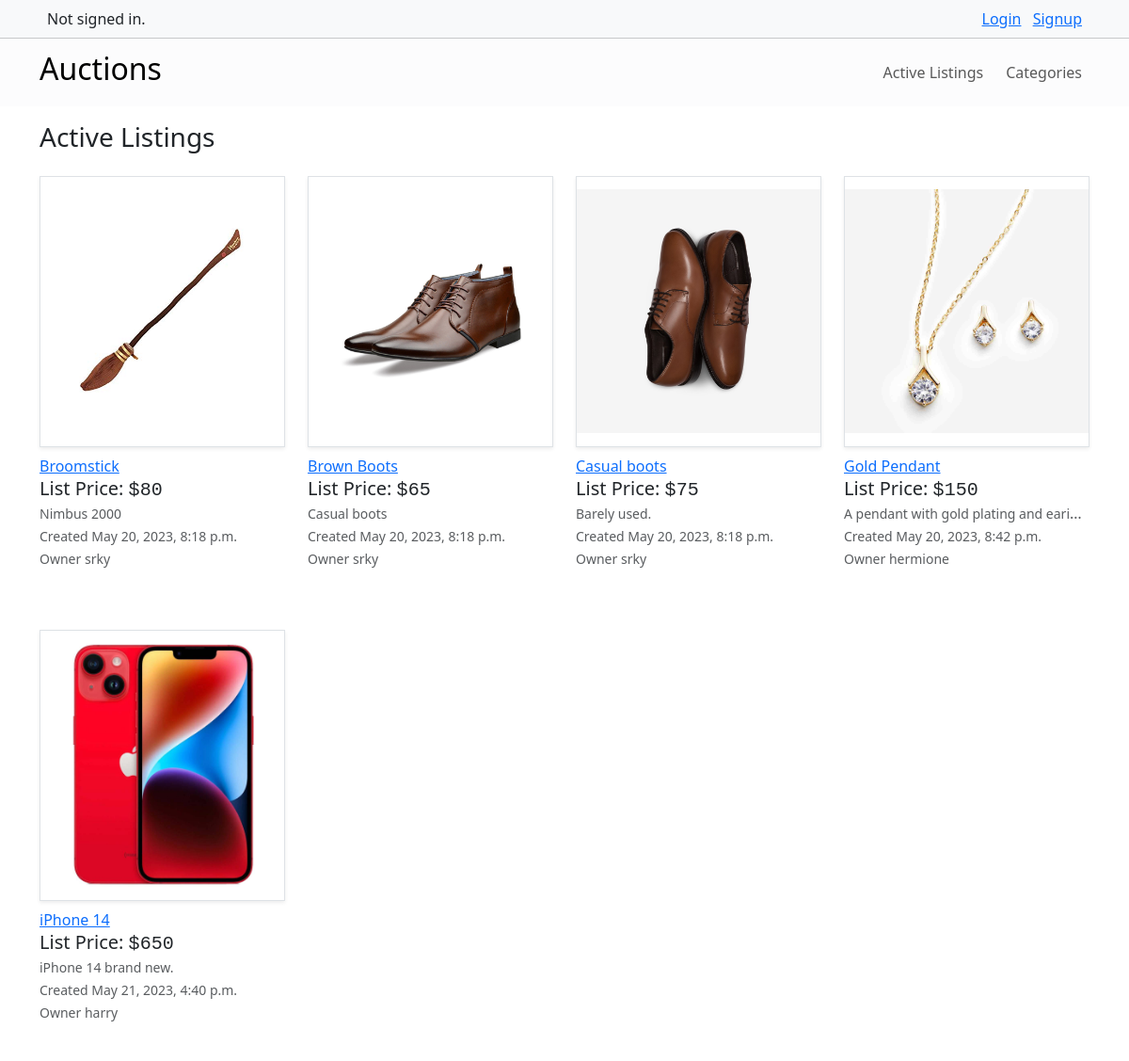
The page / on the database its author committed.
### auctions/models.py (models this page shows, shortened)
class AuctionListing(models.Model):
    title = models.CharField(max_length=64, unique=True)
    description = models.CharField(max_length=100)
    starting_bid = models.IntegerField()
    category = models.ForeignKey(Category, on_delete=models.SET_NULL, null=True, related_name="auctions")
    image = models.ImageField(upload_to="images/", default="images/default.jpg")
    date_created = models.DateTimeField(default=datetime.datetime.now())
    owner = models.ForeignKey(User, on_delete=models.CASCADE, related_name="auctions")
    is_closed = models.BooleanField(default=False)

class User(AbstractUser):
    pass

### auctions/views.py (the view)
# urls.py: path("", views.index, name="index"),
def index(request):
    auctions = AuctionListing.objects.all()
    return render(request, "auctions/index.html", {
        "auctions": auctions
    })

### auctions/templates/auctions/index.html (shortened to what this page needs)
{% extends "auctions/layout.html" %}
{% block body %}
    <h3 class="mt-3">Active Listings</h3>
    <div class="row row-cols-lg-4 row-cols-md-3 cols-sm-1 g-4">
        {% for auction in auctions %}
            {% if not auction.is_closed %}
                <div class="col">
                    <div class="card h-100 border-0 my-3">
                        <div class="card-img-top shadow-sm border rounded-0 d-flex overflow-hidden" style="height: 18rem;">
                            <img src="{% if auction.image %}{{ auction.image.url }}{% else %}/media/images/no-image.jpeg{% endif %}"
                            alt="auction-image" class="img-fluid align-self-center">
                        </div>
                        <div class="card-body p-0 my-2">
                            <a href="{% url 'view_listing' auction.id %}" class="card-link my-1">{{ auction.title }}</a>
                            <h5 class="card-text my-0">List Price: <span class="font-monospace">${{ auction.starting_bid }}</span></h5>
                            <p class="card-text my-0 text-muted text-overflow-hidden"><small>{{ auction.description }}</small></p>
                            <p class="card-text text-muted my-0"><small>Created {{ auction.date_created }}</small></p>
                            <p class="card-text text-muted my-0">
                                {% if auction.owner == request.user %}
                                    <small>Your listing</small>
                                {% else %}
                                    <small>Owner {{ auction.owner }}</small>
                                {% endif %}
                            </p>
                        </div>
                    </div>
                </div>
            {% endif %}
        {% endfor %}
    </div>
{% endblock %}

### auctions/static/auctions/styles.css (style rules this page uses)
.text-overflow-hidden { text-overflow: ellipsis; overflow: hidden; white-space: nowrap; }

### rows shown on the page
AuctionListing: image (picture), title "Broomstick", starting_bid "80", description "Nimbus 2000", date_created "May 20, 2023, 8:18 p.m.", owner "srky"
AuctionListing: image (picture), title "Brown Boots", starting_bid "65", description "Casual boots", date_created "May 20, 2023, 8:18 p.m.", owner "srky"
AuctionListing: image (picture), title "Casual boots", starting_bid "75", description "Barely used.", date_created "May 20, 2023, 8:18 p.m.", owner "srky"
AuctionListing: image (picture), title "Gold Pendant", starting_bid "150", description "A pendant with gold plating and eari…", date_created "May 20, 2023, 8:42 p.m.", owner "hermione"
AuctionListing: image (picture), title "iPhone 14", starting_bid "650", description "iPhone 14 brand new.", date_created "May 21, 2023, 4:40 p.m.", owner "harry"
